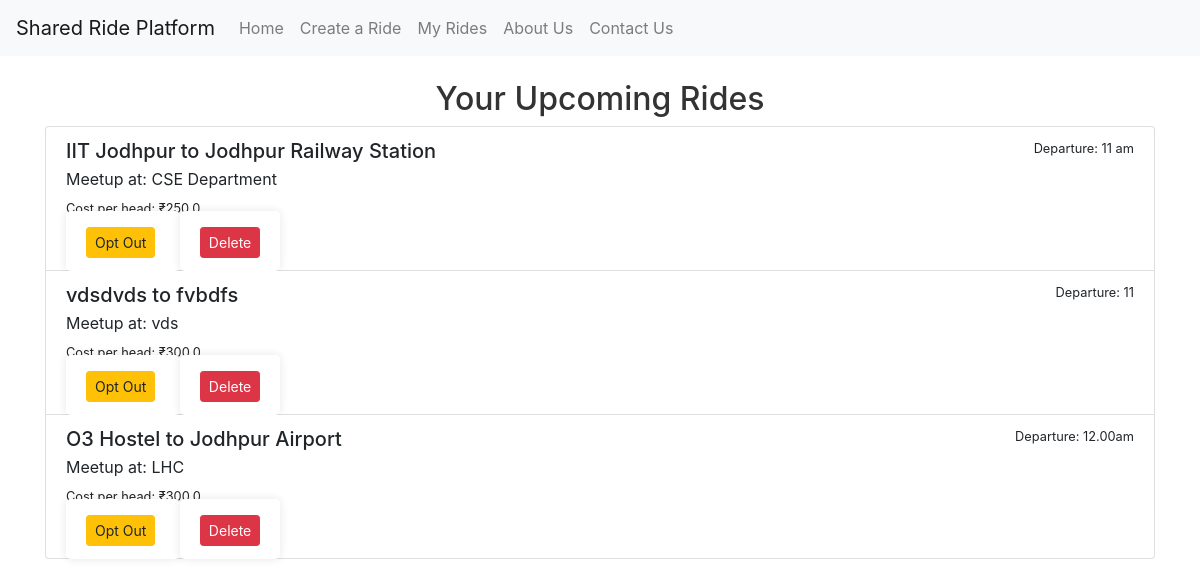
Page /joined_rides (signed in) on the earlier database version.
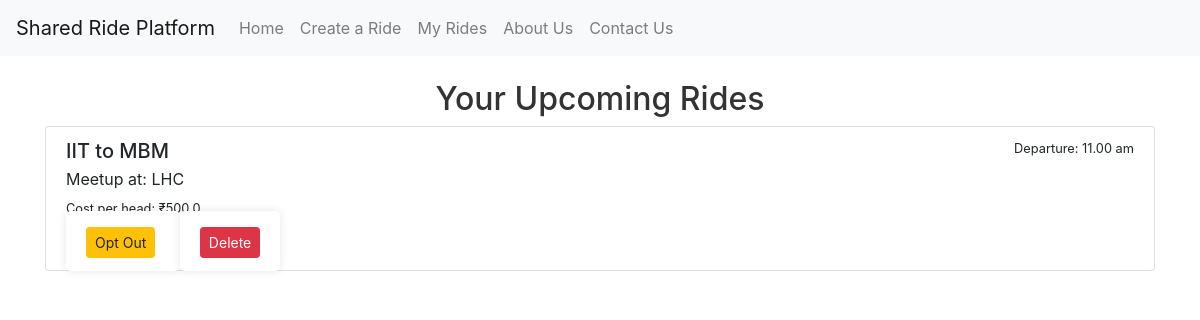
Same page on the later database version.
### models.py (models this page shows)
class Ride(db.Model):
    id = db.Column(db.Integer, primary_key=True)
    start_location = db.Column(db.String(255), nullable=False)
    end_location = db.Column(db.String(255), nullable=False)
    meetup_point = db.Column(db.String(255), nullable=False)
    departure_time = db.Column(db.String(20), nullable=False)
    available_seats = db.Column(db.Integer, nullable=False)
    cost_per_head = db.Column(db.Float, nullable=False)
    gender_preference = db.Column(db.String(10), nullable=False)  # 'male', 'female', 'co-ed'
    author_id = db.Column(db.Integer, db.ForeignKey('user.id'), nullable=False)  # Ensure 'user.id' matches the User model

### routes.py (the view)
@app.route('/joined_rides')
@login_required
def joined_rides():
    joined_rides = current_user.rides_joined
    for ride in joined_rides:
        print(f"Joined Ride: {ride.start_location} -> {ride.end_location} at {ride.departure_time}")
    return render_template('joined_rides.html', joined_rides=joined_rides)

### app.py (called while the page is built)
@app.before_request
def create_tables():
    from models import User, Ride  # Import here to avoid circular import
    db.create_all()  # Create tables when the app first runs

### routes.py (called while the page is built)
@login_manager.user_loader
def load_user(user_id):
    return User.query.get(int(user_id))

### templates/joined_rides.html (shortened to what this page needs)
{% extends 'base.html' %}
{% block body %}
<div class="container mt-4">
    <h2>Your Upcoming Rides</h2>
    {% if joined_rides and joined_rides|length > 0 %}
        <div class="list-group">
            {% for ride in joined_rides %}
                <div class="list-group-item">
                    <div class="d-flex w-100 justify-content-between">
                        <h5 class="mb-1">{{ ride.start_location }} to {{ ride.end_location }}</h5>
                        <small>Departure: {{ ride.departure_time }}</small>
                    </div>
                    <p class="mb-1">Meetup at: {{ ride.meetup_point }}</p>
                    <small>Cost per head: ₹{{ ride.cost_per_head }}</small>
                    <div class="mt-2">
                        <form action="{{ url_for('opt_out', ride_id=ride.id) }}" method="POST" style="display:inline;">
                            <button type="submit" class="btn btn-warning btn-sm">Opt Out</button>
                        </form>
                        {% if ride.author_id == current_user.id %}
                        <form action="{{ url_for('delete_ride', ride_id=ride.id) }}" method="POST" style="display:inline;">
                            <button type="submit" class="btn btn-danger btn-sm">Delete</button>
                        </form>
                        {% endif %}
                    </div>
                </div>
            {% endfor %}
        </div>
    {% else %}
        <p class="text-muted">You have not joined any upcoming rides.</p>
    {% endif %}
</div>
{% endblock %}

### templates/base.html (shortened to what this page needs)
<!DOCTYPE html>
<html lang="en">
<head>
    <link rel="stylesheet" href="{{ url_for('static', filename='styles.css') }}">
    <link href="https://stackpath.bootstrapcdn.com/bootstrap/4.5.2/css/bootstrap.min.css" rel="stylesheet">
</head>
<body>
    <nav class="navbar navbar-expand-lg navbar-light bg-light">
        <a class="navbar-brand" href="#">Shared Ride Platform</a>
        <div class="collapse navbar-collapse">
            <ul class="navbar-nav mr-auto">
                <li class="nav-item">
                    <a class="nav-link" href="/">Home</a>
                </li>
                <li class="nav-item">
                    <a class="nav-link" href='/ride/new'>Create a Ride</a>
                </li>
                <li class="nav-item">
                    <a class="nav-link" href="/joined_rides">My Rides</a>
                </li>
                <li class="nav-item">
                    <a class="nav-link" href="/about">About Us</a>
                </li>
                <li class="nav-item">
                    <a class="nav-link" href="/contact">Contact Us</a>
                </li>
            </ul>
        </div>
    </nav>
    {% block body %}{% endblock %}
</body>
</html>

### static/styles.css (style rules this page uses)
body { font-family: Arial, sans-serif; background-color: #f4f4f4; margin: 0; padding: 0; box-sizing: border-box; }
h1, h2 { text-align: center; color: #333; }
.container { width: 80%; margin: 20px auto; }
form { background-color: white; padding: 20px; margin: 20px 0; border-radius: 5px; box-shadow: 0 0 10px rgba(0, 0, 0, 0.1); }
button, .btn { background-color: #5cb85c; color: white; padding: 10px 20px; border: none; border-radius: 4px; cursor: pointer; font-size: 16px; }
a { color: #337ab7; text-decoration: none; }

Differences in the rows shown:
removed Ride: start_location "vdsdvds", end_location "fvbdfs", departure_time "11", meetup_point "vds", cost_per_head "300.0"
removed Ride: start_location "O3 Hostel", end_location "Jodhpur Airport", departure_time "12.00am", meetup_point "LHC", cost_per_head "300.0"
changed Ride: start_location "IIT Jodhpur" → "IIT"; end_location "Jodhpur Railway Station" → "MBM"; departure_time "11 am" → "11.00 am"; meetup_point "CSE Department" → "LHC"; cost_per_head "250.0" → "500.0"
